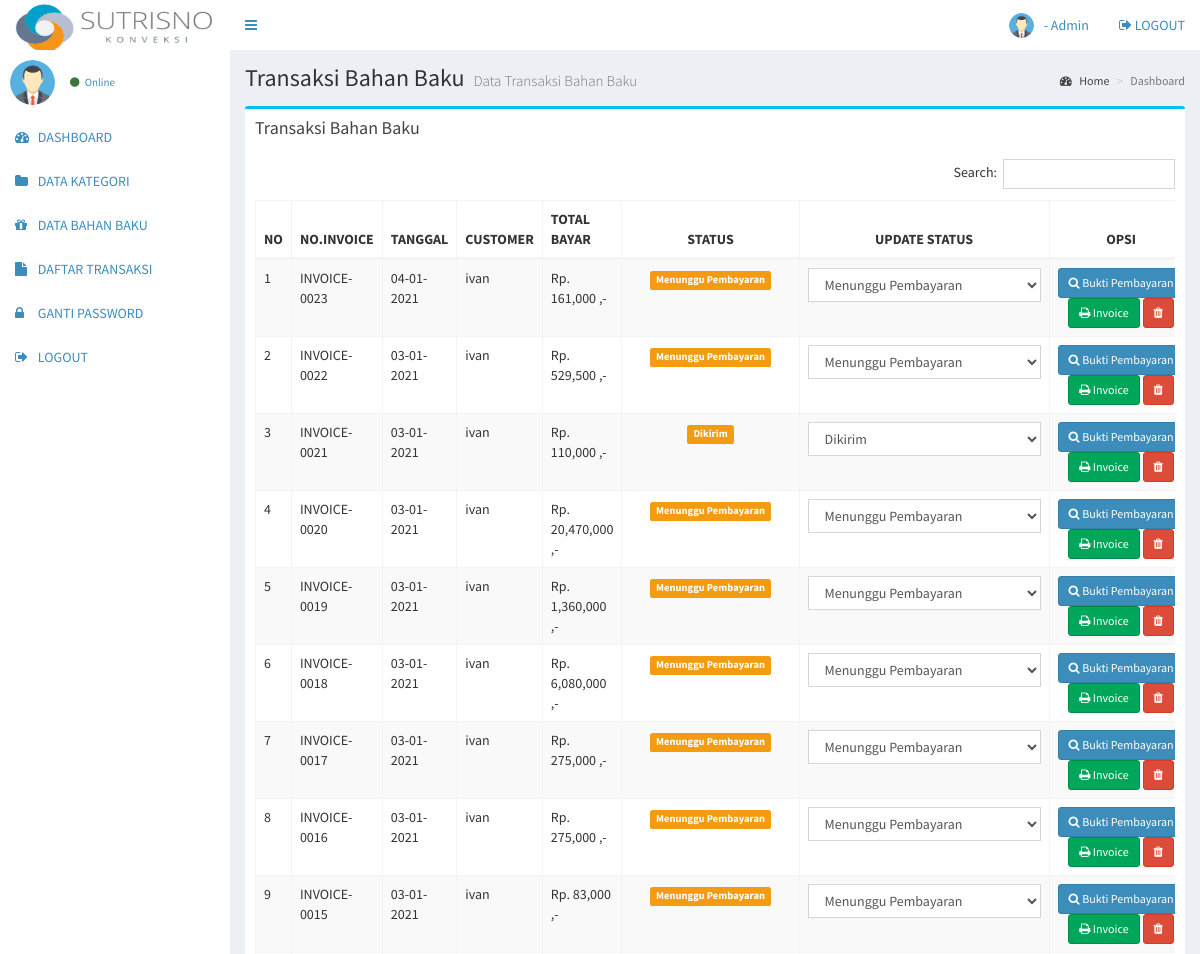
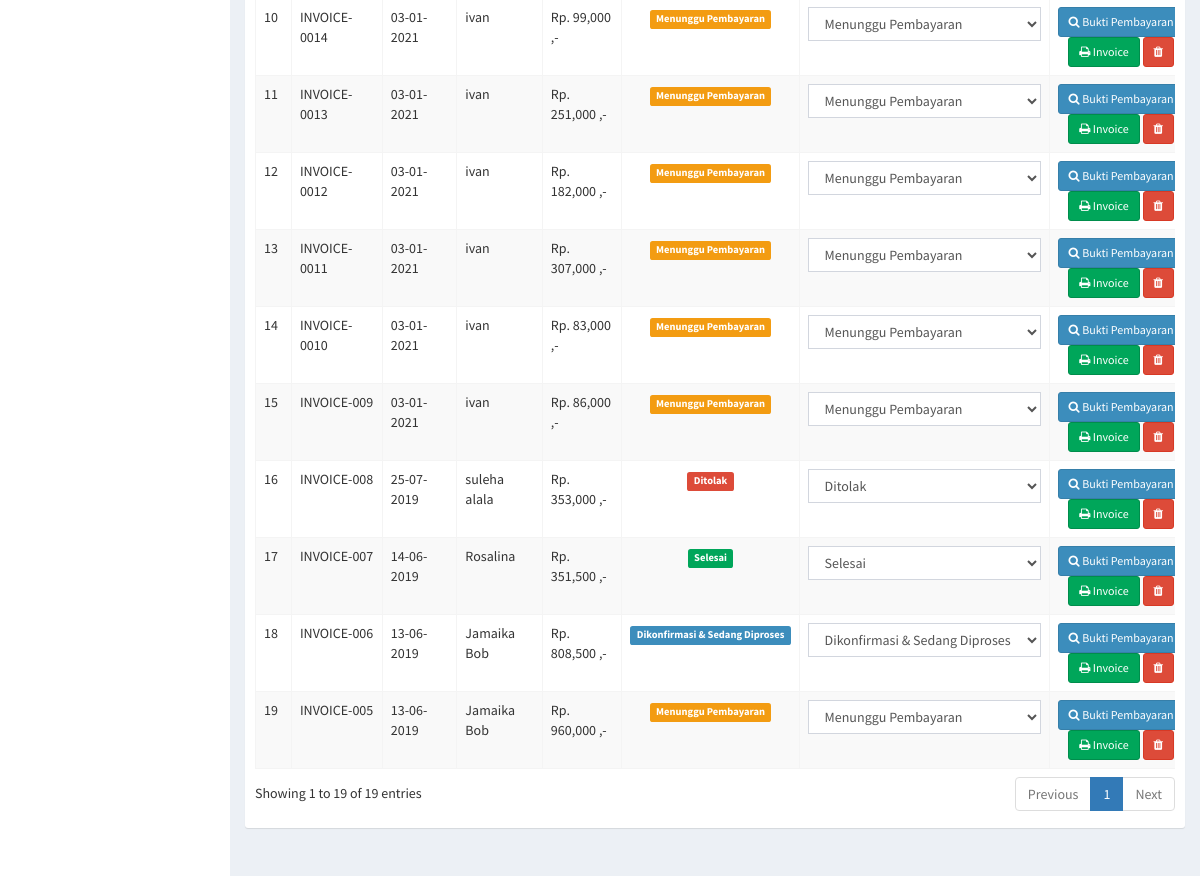
/admingudang/transaksi.php (signed in), run on the app's committed database (2 pictures, top to bottom).
### tables this page shows
CREATE TABLE `invoice` (
  `invoice_id` int NOT NULL,
  `invoice_tanggal` date NOT NULL,
  `invoice_customer` int NOT NULL,
  `invoice_nama` varchar(255) NOT NULL,
  `invoice_hp` varchar(255) NOT NULL,
  `invoice_alamat` text NOT NULL,
  `invoice_provinsi` varchar(255) NOT NULL,
  `invoice_kabupaten` varchar(255) NOT NULL,
  `invoice_kurir` varchar(255) NOT NULL,
  `invoice_berat` int NOT NULL,
  `invoice_ongkir` int NOT NULL,
  `invoice_total_bayar` int NOT NULL,
  `invoice_status` int NOT NULL,
  `invoice_resi` varchar(255) NOT NULL,
  `invoice_bukti` text NOT NULL
);

CREATE TABLE `customer` (
  `customer_id` int NOT NULL,
  `customer_nama` varchar(255) NOT NULL,
  `customer_email` varchar(255) NOT NULL,
  `customer_hp` varchar(20) NOT NULL,
  `customer_alamat` text NOT NULL,
  `customer_password` varchar(255) NOT NULL
);

### admingudang/transaksi.php (the view, shortened to what this page needs)
<?php include 'header.php'; ?>
<div class="content-wrapper">
  <section class="content-header">
    <h1>
      Transaksi Bahan Baku
      <small>Data Transaksi Bahan Baku</small>
    </h1>
    <ol class="breadcrumb">
      <li><a href="#"><i class="fa fa-dashboard"></i> Home</a></li>
      <li class="active">Dashboard</li>
    </ol>
  </section>
  <section class="content">
    <div class="row">
      <section class="col-lg-12">
        <div class="box box-info">
          <div class="box-header">
            <h3 class="box-title">Transaksi Bahan Baku</h3>
          </div>
          <div class="box-body">
            <div class="table-responsive">
              <table class="table table-bordered table-striped" id="table-datatable">
                <thead>
                  <tr>
                    <th width="1%">NO</th>
                    <th>NO.INVOICE</th>
                    <th>TANGGAL</th>
                    <th>CUSTOMER</th>
                    <th>TOTAL BAYAR</th>
                    <th class="text-center">STATUS</th>
                    <th class="text-center">UPDATE STATUS</th>
                    <th class="text-center" width="25%">OPSI</th>
                  </tr>
                </thead>
                <tbody>
                  <?php
                  $no = 1;
                  $invoice = mysqli_query($koneksi,"select * from invoice,customer where customer_id=invoice_customer order by invoice_id desc");
                  while($i = mysqli_fetch_array($invoice)){
                    ?>
                    <tr>
                      <td><?php echo $no++; ?></td>
                      <td>INVOICE-00<?php echo $i['invoice_id'] ?></td>
                      <td><?php echo date('d-m-Y', strtotime($i['invoice_tanggal'])); ?></td>
                      <td><?php echo $i['customer_nama'] ?></td>
                      <td><?php echo "Rp. ".number_format($i['invoice_total_bayar'])." ,-" ?></td>
                      <td class="text-center">
                        <?php
                        if($i['invoice_status'] == 0){
                          echo "<span class='label label-warning'>Menunggu Pembayaran</span>";
                        }elseif($i['invoice_status'] == 1){
                          echo "<span class='label label-default'>Menunggu Konfirmasi</span>";
                        }elseif($i['invoice_status'] == 2){
                          echo "<span class='label label-danger'>Ditolak</span>";
                        }elseif($i['invoice_status'] == 3){
                          echo "<span class='label label-primary'>Dikonfirmasi & Sedang Diproses</span>";
                        }elseif($i['invoice_status'] == 4){
                          echo "<span class='label label-warning'>Dikirim</span>";
                        }elseif($i['invoice_status'] == 5){
                          echo "<span class='label label-success'>Selesai</span>";
                        }
                        ?>
                      </td>
                      <td class="text-center">
                        <form action="transaksi_status.php" method="post">
                          <select name="status" id="" class="form-control" onchange="form.submit()">
                            <option <?php if($i['invoice_status'] == "0"){echo "selected='selected'";} ?> value="0">Menunggu Pembayaran</option>
                            <option <?php if($i['invoice_status'] == "2"){echo "selected='selected'";} ?> value="2">Ditolak</option>
                            <option <?php if($i['invoice_status'] == "3"){echo "selected='selected'";} ?> value="3">Dikonfirmasi & Sedang Diproses</option>
                            <option <?php if($i['invoice_status'] == "4"){echo "selected='selected'";} ?> value="4">Dikirim</option>
                            <option <?php if($i['invoice_status'] == "5"){echo "selected='selected'";} ?> value="5">Selesai</option>
                          </select>
                        </form>
                      </td>
                      <td class="text-center">
                        <button type="button" class="btn btn-primary btn-sm" data-toggle="modal" data-target="#buktiPembayaran_<?php echo $i['invoice_id']; ?>">
                          <i class="fa fa-search"></i> Bukti Pembayaran
                        </button>
                        <a class='btn btn-sm btn-success' href="transaksi_invoice.php?id=<?php echo $i['invoice_id']; ?>"><i class="fa fa-print"></i> Invoice</a>
                        <a class='btn btn-sm btn-danger' href="transaksi_hapus.php?id=<?php echo $i['invoice_id']; ?>"><i class="fa fa-trash"></i></a>
                      </td>
                    </tr>
                    <?php
                  }
                  ?>
                </tbody>
              </table>
            </div>
          </div>
        </div>
      </section>
    </div>
  </section>
</div>
<?php include 'footer.php'; ?>

### admingudang/header.php (shortened to what this page needs)
<!DOCTYPE html>
<html>
<head>
  <link rel="stylesheet" href="../assets/bower_components/bootstrap/dist/css/bootstrap.min.css">
  <link rel="stylesheet" href="../assets/bower_components/font-awesome/css/font-awesome.min.css">
  <link rel="stylesheet" href="../assets/bower_components/Ionicons/css/ionicons.min.css">
  <link rel="stylesheet" href="../assets/dist/css/AdminLTE.min.css">
  <link rel="stylesheet" href="../assets/bower_components/datatables.net-bs/css/dataTables.bootstrap.min.css">
  <link rel="stylesheet" href="../assets/dist/css/skins/_all-skins.min.css">
  <link rel="stylesheet" href="../assets/bower_components/morris.js/morris.css">
  <link rel="stylesheet" href="../assets/bower_components/jvectormap/jquery-jvectormap.css">
  <link rel="stylesheet" href="../assets/bower_components/bootstrap-datepicker/dist/css/bootstrap-datepicker.min.css">
  <link rel="stylesheet" href="../assets/bower_components/bootstrap-daterangepicker/daterangepicker.css">
  <link rel="stylesheet" href="../assets/plugins/bootstrap-wysihtml5/bootstrap3-wysihtml5.min.css">
  <?php
  include '../koneksi.php';
  ?>
</head>
<body class="hold-transition  sidebar-mini">
  <div class="wrapper">
    <header class="main-header">
      <a href="index.php" class="logo">
        <img src="../frontend/img/logokonveksi.png" width="200" height="50" alt="">
      </a>
      <nav class="navbar navbar-static-top">
        <a href="#" class="sidebar-toggle" data-toggle="push-menu" role="button">
        </a>
        <div class="navbar-custom-menu">
          <ul class="nav navbar-nav">
            <li class="dropdown user user-menu">
              <a href="#" class="dropdown-toggle" data-toggle="dropdown">
                <?php
                $id_admin = $_SESSION['id'];
                $profil = mysqli_query($koneksi,"select * from admin where admin_id='$id_admin'");
                $profil = mysqli_fetch_assoc($profil);
                if($profil['admin_foto'] == ""){
                  ?>
                  <img src="../gambar/sistem/user.png" class="user-image">
                <?php }else{ ?>
                  <img src="../gambar/user/<?php echo $profil['admin_foto'] ?>" class="user-image">
                <?php } ?>
                <span class="hidden-xs"><?php echo $_SESSION['nama_gudang']; ?> - Admin</span>
              </a>
            </li>
            <li>
              <a href="logout.php"><i class="fa fa-sign-out"></i> LOGOUT</a>
            </li>
          </ul>
        </div>
      </nav>
    </header>
    <aside class="main-sidebar">
      <section class="sidebar">
        <div class="user-panel">
          <div class="pull-left image">
            <?php
            $id = $_SESSION['id'];
            $profil = mysqli_query($koneksi,"select * from admin where admin_id='$id'");
            $profil = mysqli_fetch_assoc($profil);
            if($profil['admin_foto'] == ""){
              ?>
              <img src="../gambar/sistem/user.png" class="img-circle">
            <?php }else{ ?>
              <img src="../gambar/user/<?php echo $profil['admin_foto'] ?>" class="img-circle" style="max-height:45px">
            <?php } ?>
          </div>
          <div class="pull-left info">
            <a href="#"><i class="fa fa-circle text-success"></i> Online</a>
          </div>
        </div>
        <ul class="sidebar-menu" data-widget="tree">
          <li>
            <a href="index.php">
              <i class="fa fa-dashboard"></i> <span>DASHBOARD</span>
            </a>
          </li>
          <li>
            <a href="kategori.php">
              <i class="fa fa-folder"></i> <span>DATA KATEGORI</span>
            </a>
          </li>
          <li>
            <a href="produk.php">
              <i class="fa fa-gift"></i> <span>DATA BAHAN BAKU</span>
            </a>
          </li>
          <li>
            <a href="laporan.php">
              <i class="fa fa-file"></i> <span>DAFTAR TRANSAKSI</span>
            </a>
          </li>
          <li>
            <a href="gantipassword.php">
              <i class="fa fa-lock"></i> <span>GANTI PASSWORD</span>
            </a>
          </li>
          <li>
            <a href="logout.php">
              <i class="fa fa-sign-out"></i> <span>LOGOUT</span>
            </a>
          </li>
        </ul>
      </section>
    </aside>

### data on the page
invoice: invoice_id "23", invoice_tanggal "04-01-2021", customer.customer_nama "ivan", invoice_total_bayar "161,000", shows "Menunggu Pembayaran", status "Menunggu Pembayaran"
invoice: invoice_id "22", invoice_tanggal "03-01-2021", customer.customer_nama "ivan", invoice_total_bayar "529,500", shows "Menunggu Pembayaran", status "Menunggu Pembayaran"
invoice: invoice_id "21", invoice_tanggal "03-01-2021", customer.customer_nama "ivan", invoice_total_bayar "110,000", shows "Dikirim", status "Dikirim"
invoice: invoice_id "20", invoice_tanggal "03-01-2021", customer.customer_nama "ivan", invoice_total_bayar "20,470,000", shows "Menunggu Pembayaran", status "Menunggu Pembayaran"
invoice: invoice_id "19", invoice_tanggal "03-01-2021", customer.customer_nama "ivan", invoice_total_bayar "1,360,000", shows "Menunggu Pembayaran", status "Menunggu Pembayaran"
invoice: invoice_id "18", invoice_tanggal "03-01-2021", customer.customer_nama "ivan", invoice_total_bayar "6,080,000", shows "Menunggu Pembayaran", status "Menunggu Pembayaran"
invoice: invoice_id "17", invoice_tanggal "03-01-2021", customer.customer_nama "ivan", invoice_total_bayar "275,000", shows "Menunggu Pembayaran", status "Menunggu Pembayaran"
invoice: invoice_id "16", invoice_tanggal "03-01-2021", customer.customer_nama "ivan", invoice_total_bayar "275,000", shows "Menunggu Pembayaran", status "Menunggu Pembayaran"
invoice: invoice_id "15", invoice_tanggal "03-01-2021", customer.customer_nama "ivan", invoice_total_bayar "83,000", shows "Menunggu Pembayaran", status "Menunggu Pembayaran"
invoice: invoice_id "14", invoice_tanggal "03-01-2021", customer.customer_nama "ivan", invoice_total_bayar "99,000", shows "Menunggu Pembayaran", status "Menunggu Pembayaran"
invoice: invoice_id "13", invoice_tanggal "03-01-2021", customer.customer_nama "ivan", invoice_total_bayar "251,000", shows "Menunggu Pembayaran", status "Menunggu Pembayaran"
invoice: invoice_id "12", invoice_tanggal "03-01-2021", customer.customer_nama "ivan", invoice_total_bayar "182,000", shows "Menunggu Pembayaran", status "Menunggu Pembayaran"
invoice: invoice_id "11", invoice_tanggal "03-01-2021", customer.customer_nama "ivan", invoice_total_bayar "307,000", shows "Menunggu Pembayaran", status "Menunggu Pembayaran"
invoice: invoice_id "10", invoice_tanggal "03-01-2021", customer.customer_nama "ivan", invoice_total_bayar "83,000", shows "Menunggu Pembayaran", status "Menunggu Pembayaran"
invoice: invoice_id "9", invoice_tanggal "03-01-2021", customer.customer_nama "ivan", invoice_total_bayar "86,000", shows "Menunggu Pembayaran", status "Menunggu Pembayaran"
invoice: invoice_id "8", invoice_tanggal "25-07-2019", customer.customer_nama "suleha alala", invoice_total_bayar "353,000", shows "Ditolak", status "Ditolak"
invoice: invoice_id "7", invoice_tanggal "14-06-2019", customer.customer_nama "Rosalina", invoice_total_bayar "351,500", shows "Selesai", status "Selesai"
invoice: invoice_id "6", invoice_tanggal "13-06-2019", customer.customer_nama "Jamaika Bob", invoice_total_bayar "808,500", shows "Dikonfirmasi & Sedang Diproses", status "Dikonfirmasi & Sedang Diproses"
invoice: invoice_id "5", invoice_tanggal "13-06-2019", customer.customer_nama "Jamaika Bob", invoice_total_bayar "960,000", shows "Menunggu Pembayaran", status "Menunggu Pembayaran"
